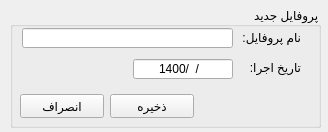
<?xml version="1.0" encoding="UTF-8"?>
<ui version="4.0">
 <class>newProfileWindow</class>
 <widget class="QMainWindow" name="newProfileWindow">
  <property name="windowModality">
   <enum>Qt::ApplicationModal</enum>
  </property>
  <property name="geometry">
   <rect>
    <x>0</x>
    <y>0</y>
    <width>328</width>
    <height>132</height>
   </rect>
  </property>
  <property name="minimumSize">
   <size>
    <width>328</width>
    <height>132</height>
   </size>
  </property>
  <property name="maximumSize">
   <size>
    <width>328</width>
    <height>132</height>
   </size>
  </property>
  <property name="windowTitle">
   <string>پروفایل جدید</string>
  </property>
  <property name="windowIcon">
   <iconset>
    <normaloff>../icons/edit.png</normaloff>../icons/edit.png</iconset>
  </property>
  <property name="layoutDirection">
   <enum>Qt::RightToLeft</enum>
  </property>
  <widget class="QWidget" name="centralwidget">
   <widget class="QGroupBox" name="mainGroupBox">
    <property name="geometry">
     <rect>
      <x>10</x>
      <y>7</y>
      <width>311</width>
      <height>121</height>
     </rect>
    </property>
    <property name="title">
     <string>پروفایل جدید</string>
    </property>
    <widget class="QPushButton" name="cancelPushButton">
     <property name="geometry">
      <rect>
       <x>10</x>
       <y>87</y>
       <width>84</width>
       <height>24</height>
      </rect>
     </property>
     <property name="text">
      <string>انصراف</string>
     </property>
    </widget>
    <widget class="QPushButton" name="savePushButton">
     <property name="geometry">
      <rect>
       <x>100</x>
       <y>87</y>
       <width>84</width>
       <height>24</height>
      </rect>
     </property>
     <property name="text">
      <string>ذخیره</string>
     </property>
     <property name="flat">
      <bool>false</bool>
     </property>
    </widget>
    <widget class="QLabel" name="profileNameLabel">
     <property name="geometry">
      <rect>
       <x>210</x>
       <y>20</y>
       <width>81</width>
       <height>20</height>
      </rect>
     </property>
     <property name="text">
      <string>نام پروفایل:</string>
     </property>
    </widget>
    <widget class="QLineEdit" name="profileNameLineEdit">
     <property name="geometry">
      <rect>
       <x>12</x>
       <y>21</y>
       <width>211</width>
       <height>20</height>
      </rect>
     </property>
    </widget>
    <widget class="QLineEdit" name="dateLineEdit">
     <property name="geometry">
      <rect>
       <x>123</x>
       <y>52</y>
       <width>100</width>
       <height>20</height>
      </rect>
     </property>
     <property name="inputMask">
      <string>0000/00/00</string>
     </property>
     <property name="text">
      <string>1400//</string>
     </property>
     <property name="alignment">
      <set>Qt::AlignCenter</set>
     </property>
    </widget>
    <widget class="QLabel" name="dateLabel">
     <property name="geometry">
      <rect>
       <x>210</x>
       <y>50</y>
       <width>81</width>
       <height>20</height>
      </rect>
     </property>
     <property name="text">
      <string>تاریخ اجرا:</string>
     </property>
    </widget>
   </widget>
  </widget>
 </widget>
 <resources/>
 <connections/>
</ui>
